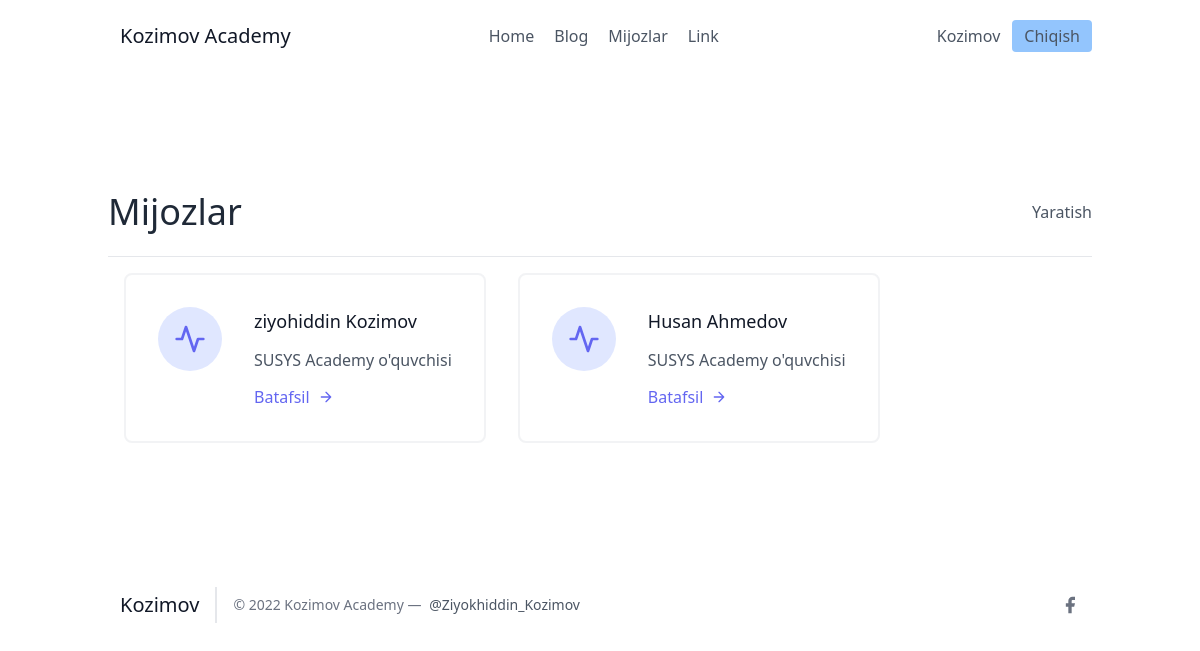
/leads/ (signed in), run on an earlier commit of the app's database.
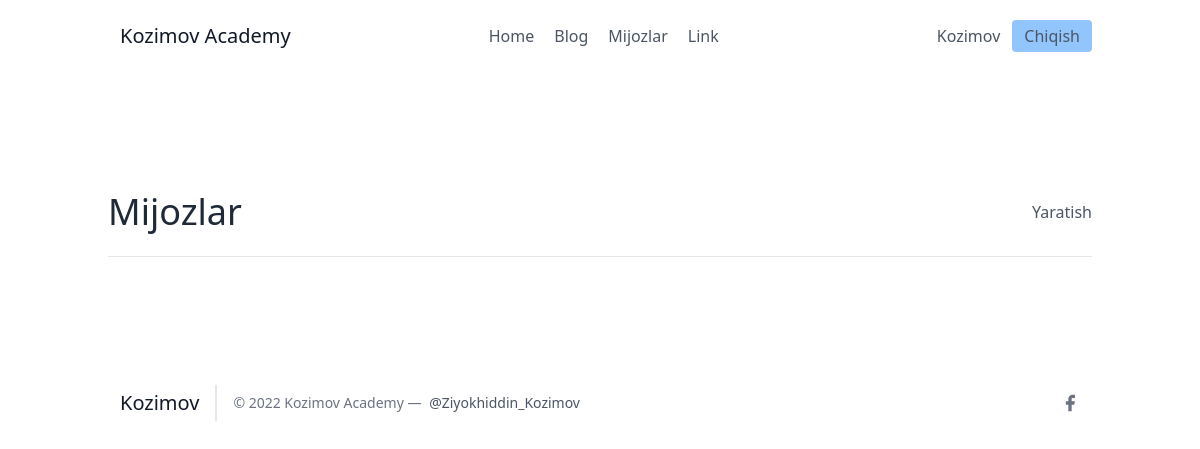
And on a later commit of the database.
### leads/models.py (models this page shows, shortened)
class Lead(models.Model):
    ismi = models.CharField(max_length=20)
    familiyasi = models.CharField(max_length=20)
    yoshi = models.IntegerField(default=0)
    waiter = models.ForeignKey("Waiter", on_delete=models.CASCADE)

### leads/views.py (the view)
# urls.py: path('', ListsView.as_view(), name="lists"),
class ListsView(LoginRequiredMixin, ListView):
    template_name = "leads_lists.html"
    queryset = models.Lead.objects.all()
    context_object_name = "leads"

### frontend/leads_lists.html (shortened to what this page needs)
{% extends 'base.html' %}
{% block content %}
<section class="text-gray-600 body-font">
  <div class="container px-5 py-24 mx-auto flex flex-wrap">
    <div class="w-full py-6 flex justify-between items-center border-b border-gray-200">
        <div>
            <h1 class="text-4xl text-gray-800">Mijozlar</h1>
        </div>
        <div>
            <a class="y=text-gray-500 hover:text-blue-700" href="{% url 'leads:lead-create' %}">Yaratish</a>
        </div>
    </div>
    <div class="flex flex-wrap">
      {% for lead in leads %}
      <div class="p-4 lg:w-1/2 md:w-full">
        <div class="flex border-2 rounded-lg border-gray-200 border-opacity-50 p-8 sm:flex-row flex-col">
          <div class="w-16 h-16 sm:mr-8 sm:mb-0 mb-4 inline-flex items-center justify-center rounded-full bg-indigo-100 text-indigo-500 flex-shrink-0">
            <svg fill="none" stroke="currentColor" stroke-linecap="round" stroke-linejoin="round" stroke-width="2" class="w-8 h-8" viewBox="0 0 24 24">
              <path d="M22 12h-4l-3 9L9 3l-3 9H2"></path>
            </svg>
          </div>
          <div class="flex-grow">
            <h2 class="text-gray-900 text-lg title-font font-medium mb-3">{{ lead.ismi }} {{ lead.familiyasi }}</h2>
            <p class="leading-relaxed text-base">SUSYS Academy o'quvchisi</p>
            <a href="{% url 'leads:detallar' lead.pk %}" class="mt-3 text-indigo-500 inline-flex items-center">Batafsil
              <svg fill="none" stroke="currentColor" stroke-linecap="round" stroke-linejoin="round" stroke-width="2" class="w-4 h-4 ml-2" viewBox="0 0 24 24">
                <path d="M5 12h14M12 5l7 7-7 7"></path>
              </svg>
            </a>
          </div>
        </div>
      </div>
      {% endfor %}
    </div>
  </div>
</section>
{% endblock %}

What changed in the data, as far as the page shows it:
removed Lead: ismi "ziyohiddin", familiyasi "Kozimov"
removed Lead: ismi "Husan", familiyasi "Ahmedov"
